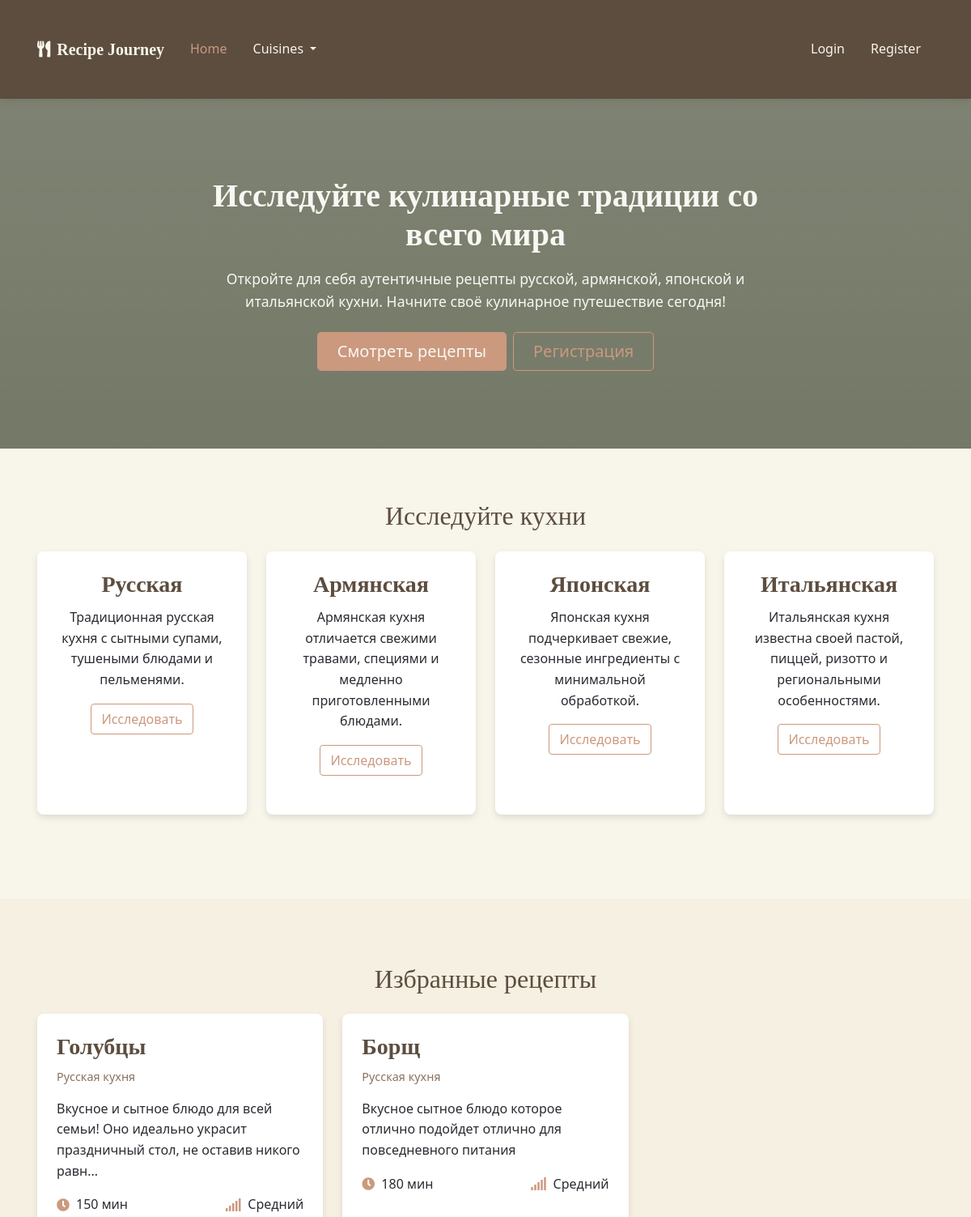
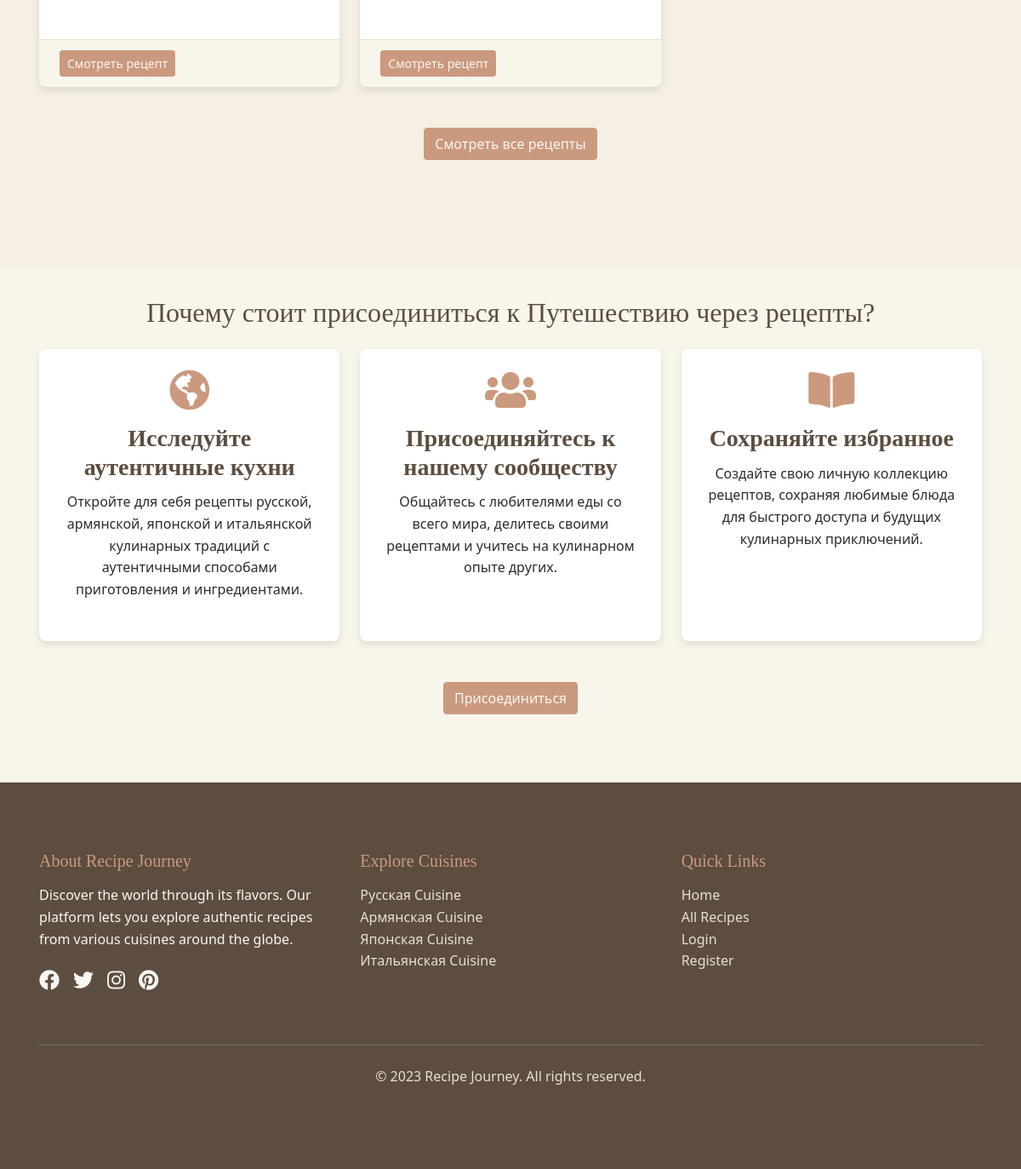
The page / on the database its author committed (2 pictures, top to bottom).
### models.py (models this page shows, shortened)
class Cuisine(db.Model):
    id = db.Column(db.Integer, primary_key=True)
    name = db.Column(db.String(64), unique=True, nullable=False)
    description = db.Column(db.Text)
    recipes = db.relationship('Recipe', backref='cuisine', lazy='dynamic')

class Recipe(db.Model):
    id = db.Column(db.Integer, primary_key=True)
    title = db.Column(db.String(128), nullable=False)
    description = db.Column(db.Text)
    ingredients = db.Column(db.Text, nullable=False)
    instructions = db.Column(db.Text, nullable=False)
    prep_time = db.Column(db.Integer)  # in minutes
    cook_time = db.Column(db.Integer)  # in minutes
    servings = db.Column(db.Integer)
    difficulty = db.Column(db.String(20))  # Easy, Medium, Hard
    created_at = db.Column(db.DateTime, default=datetime.utcnow)
    updated_at = db.Column(db.DateTime, default=datetime.utcnow, onupdate=datetime.utcnow)
    user_id = db.Column(db.Integer, db.ForeignKey('user.id'))
    cuisine_id = db.Column(db.Integer, db.ForeignKey('cuisine.id'))
    favorites = db.relationship('Favorite', backref='recipe', lazy='dynamic')

### routes.py (the view)
@app.route('/')
def index():
    featured_recipes = Recipe.query.order_by(Recipe.created_at.desc()).limit(6).all()
    cuisines = Cuisine.query.all()
    return render_template('index.html', featured_recipes=featured_recipes, cuisines=cuisines)

### templates/index.html (shortened to what this page needs)
{% extends 'base.html' %}
{% block content %}
    <section class="hero">
        <div class="container text-center">
            <div class="row justify-content-center">
                <div class="col-md-8">
                    <h1 class="display-4 fw-bold">Исследуйте кулинарные традиции со всего мира</h1>
                    <p class="lead">Откройте для себя аутентичные рецепты русской, армянской, японской и итальянской кухни. Начните своё кулинарное путешествие сегодня!</p>
                    <div class="d-grid gap-2 d-sm-flex justify-content-sm-center">
                        <a href="{{ url_for('recipes') }}" class="btn btn-primary btn-lg px-4 gap-3">Смотреть рецепты</a>
                        {% if not current_user.is_authenticated %}
                            <a href="{{ url_for('register') }}" class="btn btn-outline-primary btn-lg px-4">Регистрация</a>
                        {% endif %}
                    </div>
                </div>
            </div>
        </div>
    </section>
    <section class="container section">
        <h2 class="text-center mb-4">Исследуйте кухни</h2>
        <div class="row">
            {% for cuisine in cuisines %}
                <div class="col-md-3 col-sm-6 mb-4">
                    <div class="card h-100 animate-on-scroll">
                        <div class="card-body text-center">
                            <h3 class="card-title">{{ cuisine.name }}</h3>
                            <p class="card-text">{{ cuisine.description }}</p>
                            <a href="{{ url_for('cuisine_recipes', cuisine_id=cuisine.id) }}" class="btn btn-outline-primary">Исследовать</a>
                        </div>
                    </div>
                </div>
            {% endfor %}
        </div>
    </section>
    <section class="bg-beige py-5">
        <div class="container section">
            <h2 class="text-center mb-4">Избранные рецепты</h2>
            <div class="row">
                {% if featured_recipes %}
                    {% for recipe in featured_recipes %}
                        <div class="col-lg-4 col-md-6 mb-4">
                            <div class="card h-100 animate-on-scroll">
                                <div class="card-body">
                                    <h3 class="card-title">{{ recipe.title }}</h3>
                                    <p class="card-subtitle">{{ recipe.cuisine.name }} кухня</p>
                                    <p class="card-text">{{ recipe.description[:100] }}{% if recipe.description|length > 100 %}...{% endif %}</p>
                                    <div class="d-flex justify-content-between align-items-center">
                                        <div class="recipe-meta-item">
                                            <i class="fas fa-clock"></i>
                                            <span>{{ recipe.prep_time + recipe.cook_time }} мин</span>
                                        </div>
                                        <div class="recipe-meta-item">
                                            <i class="fas fa-signal"></i>
                                            <span>{{ recipe.difficulty }}</span>
                                        </div>
                                    </div>
                                </div>
                                <div class="card-footer">
                                    <a href="{{ url_for('recipe_detail', recipe_id=recipe.id) }}" class="btn btn-primary btn-sm">Смотреть рецепт</a>
                                </div>
                            </div>
                        </div>
                    {% endfor %}
                {% else %}
                    <div class="col-12 text-center">
                        <p>Пока нет доступных рецептов. Будьте первым, кто <a href="{{ url_for('add_recipe') }}">добавит рецепт</a>!</p>
                    </div>
                {% endif %}
            </div>
            <div class="text-center mt-4">
                <a href="{{ url_for('recipes') }}" class="btn btn-primary">Смотреть все рецепты</a>
            </div>
        </div>
    </section>
    <section class="container section">
        <h2 class="text-center mb-4">Почему стоит присоединиться к Путешествию через рецепты?</h2>
        <div class="row">
            <div class="col-md-4 mb-4">
                <div class="card h-100 animate-on-scroll">
                    <div class="card-body text-center">
                        <i class="fas fa-globe-americas fa-3x text-accent mb-3"></i>
                        <h3 class="card-title">Исследуйте аутентичные кухни</h3>
                        <p class="card-text">Откройте для себя рецепты русской, армянской, японской и итальянской кулинарных традиций с аутентичными способами приготовления и ингредиентами.</p>
                    </div>
                </div>
            </div>
            <div class="col-md-4 mb-4">
                <div class="card h-100 animate-on-scroll">
                    <div class="card-body text-center">
                        <i class="fas fa-users fa-3x text-accent mb-3"></i>
                        <h3 class="card-title">Присоединяйтесь к нашему сообществу</h3>
                        <p class="card-text">Общайтесь с любителями еды со всего мира, делитесь своими рецептами и учитесь на кулинарном опыте других.</p>
                    </div>
                </div>
            </div>
            <div class="col-md-4 mb-4">
                <div class="card h-100 animate-on-scroll">
                    <div class="card-body text-center">
                        <i class="fas fa-book-open fa-3x text-accent mb-3"></i>
                        <h3 class="card-title">Сохраняйте избранное</h3>
                        <p class="card-text">Создайте свою личную коллекцию рецептов, сохраняя любимые блюда для быстрого доступа и будущих кулинарных приключений.</p>
                    </div>
                </div>
            </div>
        </div>
        {% if not current_user.is_authenticated %}
            <div class="text-center mt-4">
                <a href="{{ url_for('register') }}" class="btn btn-primary">Присоединиться</a>
            </div>
        {% endif %}
    </section>
{% endblock %}

### templates/base.html (shortened to what this page needs)
<!DOCTYPE html>
<html lang="en">
<head>
    <link href="https://cdn.jsdelivr.net/npm/bootstrap@5.1.3/dist/css/bootstrap.min.css" rel="stylesheet">
    <link rel="stylesheet" href="https://cdnjs.cloudflare.com/ajax/libs/font-awesome/5.15.4/css/all.min.css">
    <link rel="stylesheet" href="{{ url_for('static', filename='css/main.css') }}">
</head>
<body>
    <nav class="navbar navbar-expand-lg navbar-dark">
        <div class="container">
            <a class="navbar-brand" href="{{ url_for('index') }}">
                <i class="fas fa-utensils me-2"></i>Recipe Journey
            </a>
            <div class="collapse navbar-collapse" id="navbarNav">
                <ul class="navbar-nav me-auto">
                    <li class="nav-item">
                        <a class="nav-link {% if request.path == url_for('index') %}active{% endif %}" href="{{ url_for('index') }}">Home</a>
                    </li>
                    <li class="nav-item dropdown">
                        <a class="nav-link dropdown-toggle" href="#" id="navbarDropdownMenuLink" role="button" data-bs-toggle="dropdown" aria-expanded="false">
                            Cuisines
                        </a>
                    </li>
                </ul>
                <ul class="navbar-nav">
                    {% if current_user.is_authenticated %}
                        <li class="nav-item dropdown">
                            <a class="nav-link dropdown-toggle" href="#" id="userDropdown" role="button" data-bs-toggle="dropdown" aria-expanded="false">
                                <i class="fas fa-user-circle me-1"></i>{{ current_user.username }}
                            </a>
                            <ul class="dropdown-menu dropdown-menu-end" aria-labelledby="userDropdown">
                                <li><a class="dropdown-item" href="{{ url_for('profile') }}">My Profile</a></li>
                                <li><hr class="dropdown-divider"></li>
                                <li><a class="dropdown-item" href="{{ url_for('logout') }}">Logout</a></li>
                            </ul>
                        </li>
                    {% else %}
                        <li class="nav-item">
                            <a class="nav-link {% if request.path == url_for('login') %}active{% endif %}" href="{{ url_for('login') }}">Login</a>
                        </li>
                        <li class="nav-item">
                            <a class="nav-link {% if request.path == url_for('register') %}active{% endif %}" href="{{ url_for('register') }}">Register</a>
                        </li>
                    {% endif %}
                </ul>
            </div>
        </div>
    </nav>
    <main>
        {% block content %}{% endblock %}
    </main>
    <footer>
        <div class="container">
            <div class="row">
                <div class="col-md-4 mb-4">
                    <h5 class="footer-heading">About Recipe Journey</h5>
                    <p>Discover the world through its flavors. Our platform lets you explore authentic recipes from various cuisines around the globe.</p>
                    <div class="social-icons">
                        <a href="#" aria-label="Facebook"><i class="fab fa-facebook"></i></a>
                        <a href="#" aria-label="Twitter"><i class="fab fa-twitter"></i></a>
                        <a href="#" aria-label="Instagram"><i class="fab fa-instagram"></i></a>
                        <a href="#" aria-label="Pinterest"><i class="fab fa-pinterest"></i></a>
                    </div>
                </div>
                <div class="col-md-4 mb-4">
                    <h5 class="footer-heading">Explore Cuisines</h5>
                    <ul class="list-unstyled">
                        {% for cuisine in cuisines %}
                            <li><a href="{{ url_for('cuisine_recipes', cuisine_id=cuisine.id) }}" class="footer-link">{{ cuisine.name }} Cuisine</a></li>
                        {% endfor %}
                    </ul>
                </div>
                <div class="col-md-4 mb-4">
                    <h5 class="footer-heading">Quick Links</h5>
                    <ul class="list-unstyled">
                        <li><a href="{{ url_for('index') }}" class="footer-link">Home</a></li>
                        <li><a href="{{ url_for('recipes') }}" class="footer-link">All Recipes</a></li>
                        {% if current_user.is_authenticated %}
                            <li><a href="{{ url_for('profile') }}" class="footer-link">My Profile</a></li>
                            <li><a href="{{ url_for('add_recipe') }}" class="footer-link">Add Recipe</a></li>
                        {% else %}
                            <li><a href="{{ url_for('login') }}" class="footer-link">Login</a></li>
                            <li><a href="{{ url_for('register') }}" class="footer-link">Register</a></li>
                        {% endif %}
                    </ul>
                </div>
            </div>
            <div class="footer-bottom">
                <p>&copy; 2023 Recipe Journey. All rights reserved.</p>
            </div>
        </div>
    </footer>
</body>
</html>

### static/css/main.css (style rules this page uses)
:root { --beige: #f5f0e1; --light-beige: #f8f5eb; --dark-beige: #e8e0cc; --brown: #8a715e; --dark-brown: #5c4d3f; --olive: #6b705c; --light-olive: #a6a893; --accent: #cb997e; --text-dark: #2d2a32; --text-light: #f8f7f3; --shadow: rgba(0, 0, 0, 0.1); }
* { margin: 0; padding: 0; box-sizing: border-box; }
body { font-family: 'Segoe UI', Tahoma, Geneva, Verdana, sans-serif; background-color: var(--light-beige); color: var(--text-dark); line-height: 1.6; }
h1, h2, h3, h4, h5, h6 { font-family: 'Georgia', serif; margin-bottom: 1rem; color: var(--dark-brown); }
.text-accent { color: var(--accent); }
.container { padding: 2rem 1rem; }
.section { margin-bottom: 3rem; }
.navbar { background-color: var(--dark-brown); box-shadow: 0 2px 10px var(--shadow); }
.navbar-brand { font-family: 'Georgia', serif; font-weight: bold; color: var(--light-beige) !important; }
.navbar-nav .nav-link { color: var(--light-beige) !important; margin: 0 0.5rem; transition: all 0.3s ease; }
.navbar-nav .nav-link:hover, .navbar-nav .nav-link.active { color: var(--accent) !important; }
.hero { background-color: var(--olive); color: var(--text-light); padding: 4rem 0; margin-bottom: 2rem; background-image: linear-gradient(rgba(107, 112, 92, 0.8), rgba(107, 112, 92, 0.9)), url('https://via.placeholder.com/1920x1080'); background-size: cover; background-position: center; }
.hero h1 { font-size: 2.5rem; color: var(--text-light); margin-bottom: 1rem; }
.hero p { font-size: 1.1rem; margin-bottom: 1.5rem; }
.btn-primary { background-color: var(--accent); border-color: var(--accent); color: var(--text-light); }
.btn-outline-primary { color: var(--accent); border-color: var(--accent); }
.card { border: none; border-radius: 0.5rem; overflow: hidden; box-shadow: 0 4px 8px var(--shadow); transition: transform 0.3s ease, box-shadow 0.3s ease; margin-bottom: 1.5rem; background-color: white; }
.card-body { padding: 1.5rem; }
.card-title { font-weight: bold; margin-bottom: 0.75rem; }
.card-subtitle { color: var(--brown); margin-bottom: 1rem; font-size: 0.9rem; }
.card-text { color: var(--text-dark); margin-bottom: 1rem; }
.card-footer { background-color: var(--light-beige); border-top: 1px solid var(--dark-beige); padding: 0.75rem 1.5rem; }
.recipe-meta-item { display: flex; align-items: center; gap: 0.5rem; }
.recipe-meta-item i { color: var(--accent); }
footer { background-color: var(--dark-brown); color: var(--text-light); padding: 3rem 0; margin-top: 3rem; }
.footer-heading { color: var(--accent); margin-bottom: 1rem; }
.footer-link { color: var(--dark-beige); text-decoration: none; transition: color 0.3s ease; }
.social-icons { display: flex; gap: 1rem; margin-top: 1rem; }
.social-icons a { color: var(--text-light); font-size: 1.5rem; transition: color 0.3s ease; }
.footer-bottom { border-top: 1px solid var(--olive); padding-top: 1.5rem; margin-top: 2rem; text-align: center; color: var(--dark-beige); }
.bg-beige { background-color: var(--beige); }

### rows shown on the page
Cuisine: name "Русская", description "Традиционная русская кухня с сытными супами, тушеными блюдами и пельменями."
Cuisine: name "Армянская", description "Армянская кухня отличается свежими травами, специями и медленно приготовленными блюдами."
Cuisine: name "Японская", description "Японская кухня подчеркивает свежие, сезонные ингредиенты с минимальной обработкой."
Cuisine: name "Итальянская", description "Итальянская кухня известна своей пастой, пиццей, ризотто и региональными особенностями."
Recipe: title "Голубцы", cuisine.name "Русская", description "Вкусное и сытное блюдо для всей семьи! Оно идеально украсит праздничный стол, не оставив никого равн", recipe.prep_time+recipe.cook_time "150", difficulty "Средний"
Recipe: title "Борщ", cuisine.name "Русская", description "Вкусное сытное блюдо которое отлично подойдет отлично для повседневного питания", recipe.prep_time+recipe.cook_time "180", difficulty "Средний"
